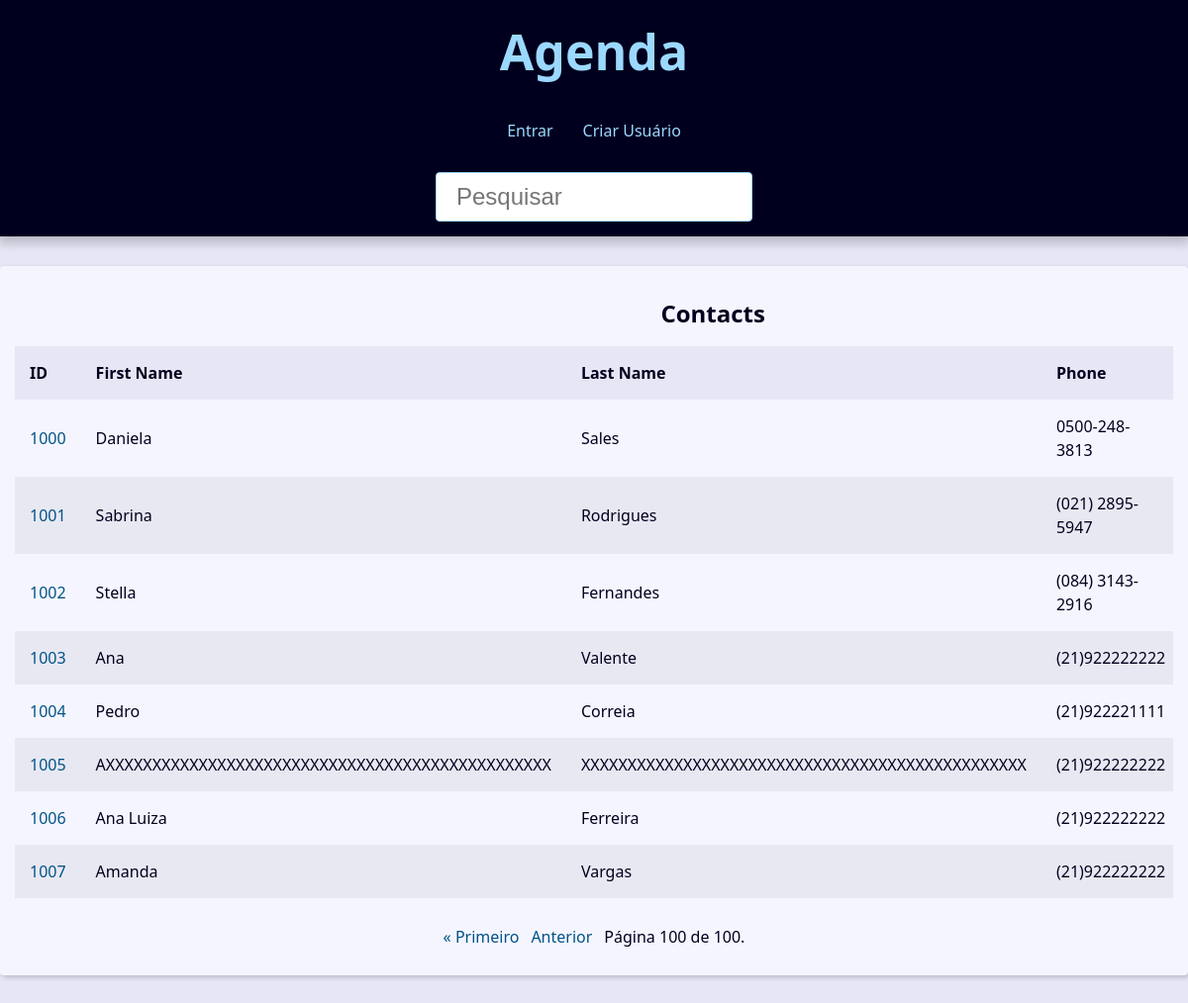
Page /?page=100&q= on the committed database.
### contact/models.py (models this page shows, shortened)
class Contact(models.Model):
    class Meta:
        verbose_name='Contact'
        verbose_name_plural='Contacts'
    first_name = models.CharField(max_length=50)
    last_name = models.CharField(max_length=50)
    phone = models.CharField(max_length=50)
    email = models.EmailField(max_length=254)
    created_date = models.DateTimeField(default=timezone.now)
    description = models.TextField(blank=True)
    show = models.BooleanField(default=True)
    picture = models.ImageField(blank=True, upload_to='pictures/%Y/%m/')
    category = models.ForeignKey(
        Category,
        on_delete=models.SET_NULL,
        blank=True,
        null=True
    )
    owner = models.ForeignKey(
        User,
        on_delete=models.SET_NULL,
        blank=True,
        null=True
    )

### contact/views/contact_views.py (the view)
# urls.py: path('', views.index, name="index"),
def index(request):
    contacts = Contact.objects.filter(show=True)
    paginator = Paginator(contacts, 10)
    page_number = request.GET.get("page")
    page_obj = paginator.get_page(page_number)
    context = {
        'page_obj': page_obj,
        'site_title': 'Contatos - ',
    }
    return render(request, 'contact/index.html', context)

### contact/templates/contact/index.html (shortened to what this page needs)
{% extends 'global/base.html' %}
{% block content %}
{% if page_obj %}
    <div class="responsive-table">
        <table class="contacts-table">
            <caption class="table-caption">
                Contacts
            </caption>
            <thead>
                <tr class="table-row table-row-header">
                    <th class="table-header">ID</th>
                    <th class="table-header">First Name</th>
                    <th class="table-header">Last Name</th>
                    <th class="table-header">Phone</th>
                </tr>
            </thead>
            <tbody>
                {% for c in page_obj %}
                    <tr class="table-row">
                        <td class="table-cel">
                            <a href="{% url 'contact:contact' c.id %}" class="table-link">
                                {{c.id}}
                            </a>
                        </td>
                        <td class="table-cel">{{c.first_name}}</td>
                        <td class="table-cel">{{c.last_name}}</td>
                        <td class="table-cel">{{c.phone}}</td>
                    </tr>
                {% endfor %}
            </tbody>
        </table>
    </div>
{% else %}
<div class="single-contact">
    <h1 class="single-contact-name">
        Nenhum contato encontrado
    </h1>
</div>
{% endif %}
{% endblock content %}

### base_static/global/css/style.css (style rules this page uses)
:root { --spacing: 1.5rem; --link-dark-color: rgb(0, 83, 134); --link-light-color: rgb(156, 217, 255); --clr-white: rgb(245, 245, 255); --clr-black: rgb(0, 0, 30); --clr-light-gray: rgb(230, 230, 245); --clr-dark-shadow-5: rgba(0, 0, 10, 5%); --clr-dark-shadow-10: rgba(0, 0, 10, 10%); --clr-dark-shadow-20: rgba(0, 0, 10, 20%); --clr-light-shadow-5: rgba(200, 200, 255, 5%); --clr-light-shadow-10: rgba(200, 200, 255, 10%); --clr-light-shadow-20: rgba(200, 200, 255, 20%); --main-page-width: 120rem; --table-min-width: 60rem; --biggest-font-size: 5rem; --bigger-font-size: 4rem; --big-font-size: 3.2rem; --medium-font-size: 2.4rem; --small-font-size: 1.6rem; --smaller-font-size: 1.4rem; --smallest-font-size: 1.2rem; --transition-fast: 300ms; --transition-medium: 600ms; --transition-slow: 1s; --default-border-radius: 4px; }
*, *::before, *::after { margin: 0; padding: 0; box-sizing: border-box; }
html { font-size: 62.5%; }
body { font-family: system-ui, -apple-system, BlinkMacSystemFont, 'Segoe UI', Roboto, Oxygen, Ubuntu, Cantarell, 'Open Sans', 'Helvetica Neue', sans-serif; line-height: 1.5; font-size: var(--small-font-size); color: var(--clr-black); -webkit-font-smoothing: antialiased; background: var(--clr-light-gray); }
.responsive-table { width: 100%; overflow-x: auto; }
.contacts-table { width: 100%; min-width: var(--table-min-width); border-collapse: collapse; }
.table-caption { font-size: var(--medium-font-size); font-weight: bold; padding: var(--spacing); }
.table-row { text-align: left; text-overflow: ellipsis; transition: background-color var(--transition-fast) ease-in-out; }
.table-row:nth-of-type(2n) { background: var(--clr-dark-shadow-5); }
.table-row-header { background: var(--clr-light-gray); color: var(--clr-black); }
.table-cel, .table-header { padding: var(--spacing); }
.table-link { color: var(--link-dark-color); transition: color var(--transition-fast) ease-in-out; text-decoration: none; }

### rows in the picture
Contact: id "1000", first_name "Daniela", last_name "Sales", phone "0500-248-3813"
Contact: id "1001", first_name "Sabrina", last_name "Rodrigues", phone "(021) 2895-5947"
Contact: id "1002", first_name "Stella", last_name "Fernandes", phone "(084) 3143-2916"
Contact: id "1003", first_name "Ana", last_name "Valente", phone "(21)922222222"
Contact: id "1004", first_name "Pedro", last_name "Correia", phone "(21)922221111"
Contact: id "1005", first_name "AXXXXXXXXXXXXXXXXXXXXXXXXXXXXXXXXXXXXXXXXXXXXXXXX", last_name "XXXXXXXXXXXXXXXXXXXXXXXXXXXXXXXXXXXXXXXXXXXXXXXX", phone "(21)922222222"
Contact: id "1006", first_name "Ana Luiza", last_name "Ferreira", phone "(21)922222222"
Contact: id "1007", first_name "Amanda", last_name "Vargas", phone "(21)922222222"

### other values in the picture
{{ page_obj.number }} "100"
{{ page_obj.paginator.num_pages }} "100"
